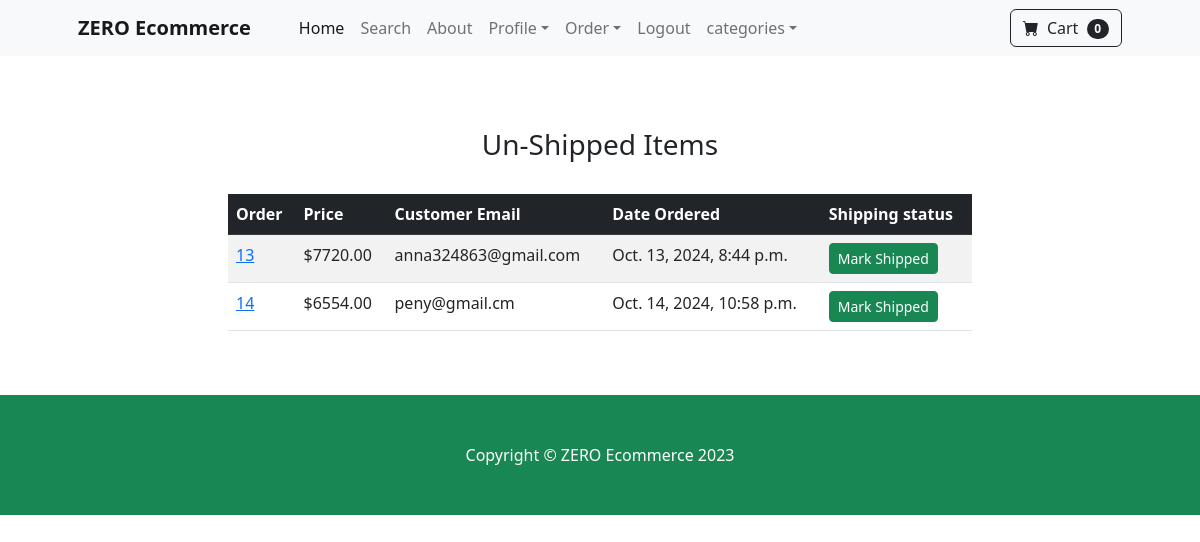
Page /payment/not_shipped_dash/ (signed in) on the committed database.
### payment/models.py (models this page shows, shortened)
class Order(models.Model):
    user = models.ForeignKey(User,on_delete=models.CASCADE,null=True,blank=True)
    full_name = models.CharField(max_length=255)
    email = models.EmailField(max_length=255)
    shipping_address = models.TextField(max_length=15000)
    amount_paid = models.DecimalField(max_digits=7,decimal_places=2)
    date_ordered = models.DateTimeField(auto_now_add=True)
    shipped = models.BooleanField(default=False) #默認值是未發貨
    date_shipped = models.DateTimeField(blank=True,null=True)#發貨日期，允許為空（blank=True, null=True），當 shipped 設為 True 時可以用來記錄發貨日期。

### payment/views.py (the view, shortened to what this page needs)
# urls.py: path('not_shipped_dash/',views.not_shipped_dash,name='not_shipped_dash'),
def not_shipped_dash(request): #用來顯示未發貨的訂單
    if request.user.is_authenticated and request.user.is_superuser:
        orders = Order.objects.filter(shipped=False)
        return render(request,"payment/not_shipped_dash.html",{"orders":orders})
    else:
        messages.success(request,"Access Denied")  #拒絕訪問" 或 "無權訪問
        return redirect('home')

### cart/cart.py (called while the page is built)
    def __len__(self):
        return len(self.cart)

### cart/context_processors.py (called while the page is built)
def cart(request):
    return {'cart': Cart(request)}

### payment/templates/payment/not_shipped_dash.html (shortened to what this page needs)
{% extends "base.html" %}
{% block content %}
        <div class="container">
            <div class="row">
                <center>
                    <br><br>
                    <div class="col-8">
                        <br>
                        <h3> Un-Shipped Items</h3>
                        <br>
                        <table class="table table-striped table-hover ">
                            <thead class="table-dark">
                              <tr>
                                <th scope="col">Order</th>
                                <th scope="col">Price</th>
                                <th scope="col">Customer Email</th>
                                <th scope="col">Date Ordered</th>
                                <th scope="col">Shipping status</th>
                              </tr>
                            </thead>
                            <tbody>
                                {% for item in orders %}
                              <tr>
                                <td><a href="{% url 'orders' item.id %}">{{item.id}}</a></td>
                                <td>${{item.amount_paid}}</td>
                                <td>{{item.email}}</td>
                                <td>{{item.date_ordered}}</td>
                                <td>
                                  <form method="POST">
                                    <button type="submit" class="btn btn-success btn-sm">Mark Shipped</button>
                                  </form>
                                </td>
                              </tr>
                                {% endfor %}
                            </tbody>
                          </table>
                    </div>
                </center>
            </div>
        </div>
<br>
<br>
{% endblock %}

### rows in the picture
Order: id "13", amount_paid "7720.00", email "anna324863@gmail.com", date_ordered "Oct. 13, 2024, 8:44 p.m."
Order: id "14", amount_paid "6554.00", email "peny@gmail.cm", date_ordered "Oct. 14, 2024, 10:58 p.m."

### other values in the picture
{{ cart|length }} "0"
